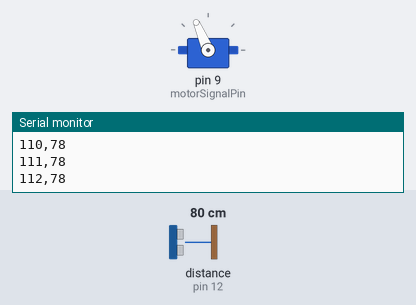
A sketch run on a simulated Arduino Uno, built with avr-gcc and run on an emulated ATmega328P. On the bench: servo, the last lines printed to the serial monitor. Wiring (inferred from the names in the program): ultrasonic range finder: trigger pin 11; echo pin 12. Inputs (shaded band) come from the test bench; at power-on: distance to the obstacle (sensor on pin 12) 80 cm. The echo pulse lasts 58.3 µs per cm.

Above: at 1.28 s.
1.3 s: distance to the obstacle (sensor on pin 12) set to 2 cm
At 1.89 s:
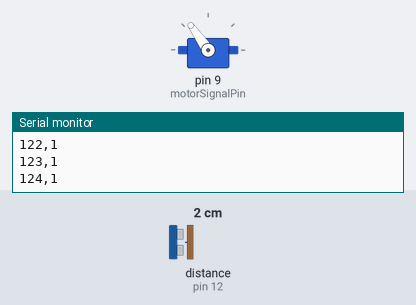
4.3 s: distance to the obstacle (sensor on pin 12) set to 9 cm
At 4.49 s:
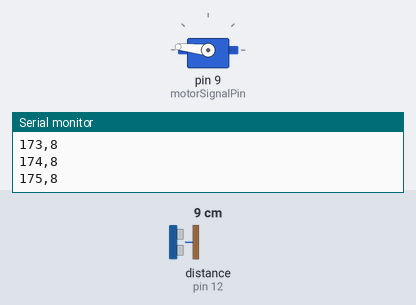
13.3 s: distance to the obstacle (sensor on pin 12) set to 60 cm
At 13.49 s:
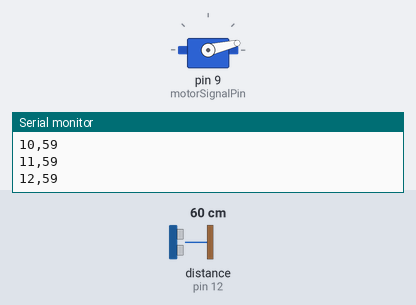
Timing chart, 0 to 22.3 s (numbered marks = the images above; inputs shaded):
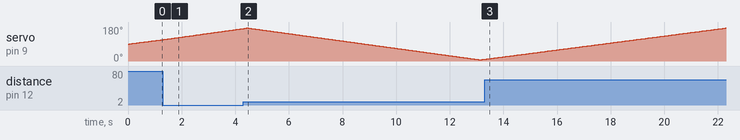

The sketch:

Arduino.ino
```cpp
#include <Servo.h>

// Set output pins
const int TriggerPin = 11;
const int EchoPin = 12;
const int motorSignalPin = 9;

// Starting location
const int startAngle = 90;

// Rotation limits
const int minimumAngle = 6;
const int maximumAngle = 175;

// Speed control (delay between angle changes in milliseconds)
const int angleChangeDelay = 50;  // Increase this value to slow down the servo

// Library class instance
Servo motor;

void setup(void)
{
    pinMode(TriggerPin, OUTPUT);
    pinMode(EchoPin, INPUT);
    motor.attach(motorSignalPin);
    Serial.begin(115200);
}

void loop(void)
{
    static int currentAngle = startAngle;
    static int motorRotateAmount = 1; // Change in angle per cycle

    // Move motor
    motor.write(currentAngle);
    delay(angleChangeDelay); // Adjusted delay to slow down servo

    // Calculate the distance from the sensor and output the angle and distance via serial
    SerialOutput(currentAngle, CalculateDistance());

    // Update motor location
    currentAngle += motorRotateAmount;

    // If the motor has reached the limits, change direction
    if (currentAngle <= minimumAngle || currentAngle >= maximumAngle)
    {
        motorRotateAmount = -motorRotateAmount;
    }
}

int CalculateDistance(void)
{
    // Trigger the ultrasonic sensor and measure the duration of the echo
    digitalWrite(TriggerPin, HIGH);
    delayMicroseconds(10);
    digitalWrite(TriggerPin, LOW);
    long duration = pulseIn(EchoPin, HIGH);

    // Convert duration to distance (in cm)
    float distance = duration * 0.017F;
    return int(distance);
}

void SerialOutput(const int angle, const int distance)
{
    // Output angle and distance via serial
    Serial.println(String(angle) + "," + String(distance));
}
```
